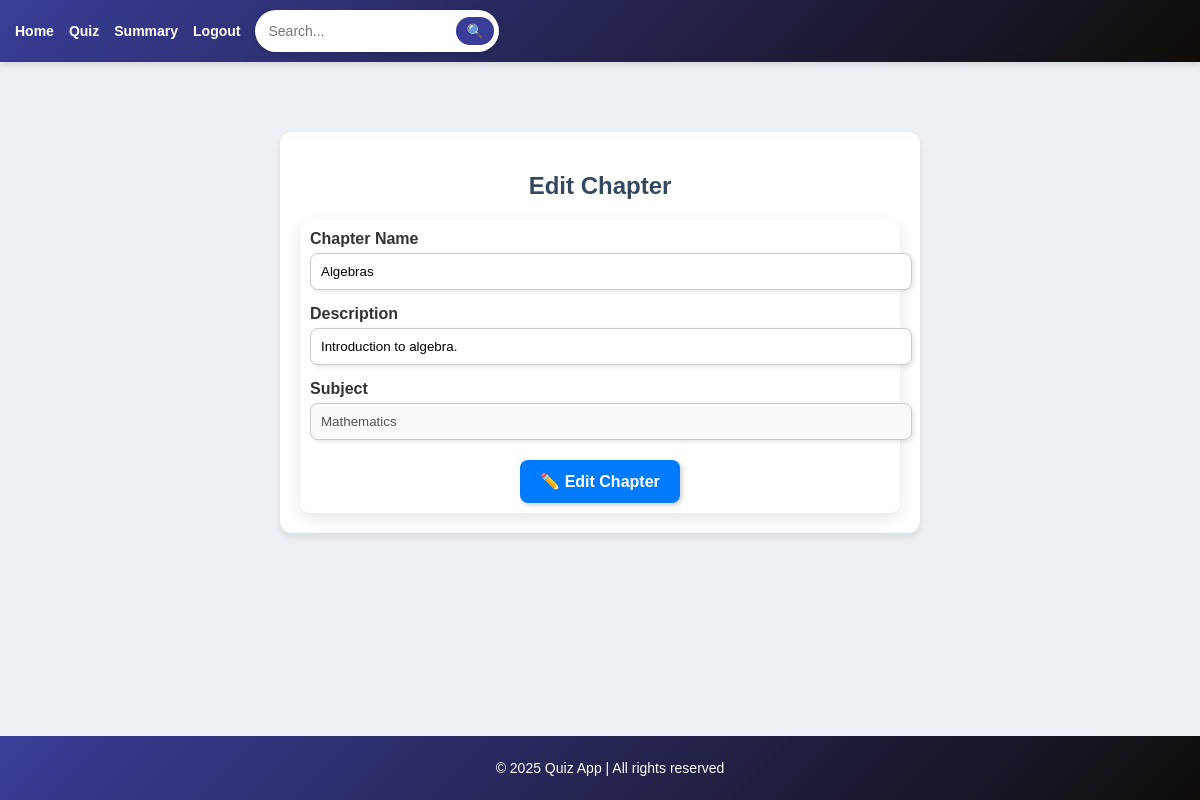
The app's page /chapter/1/edit (signed in), older data.
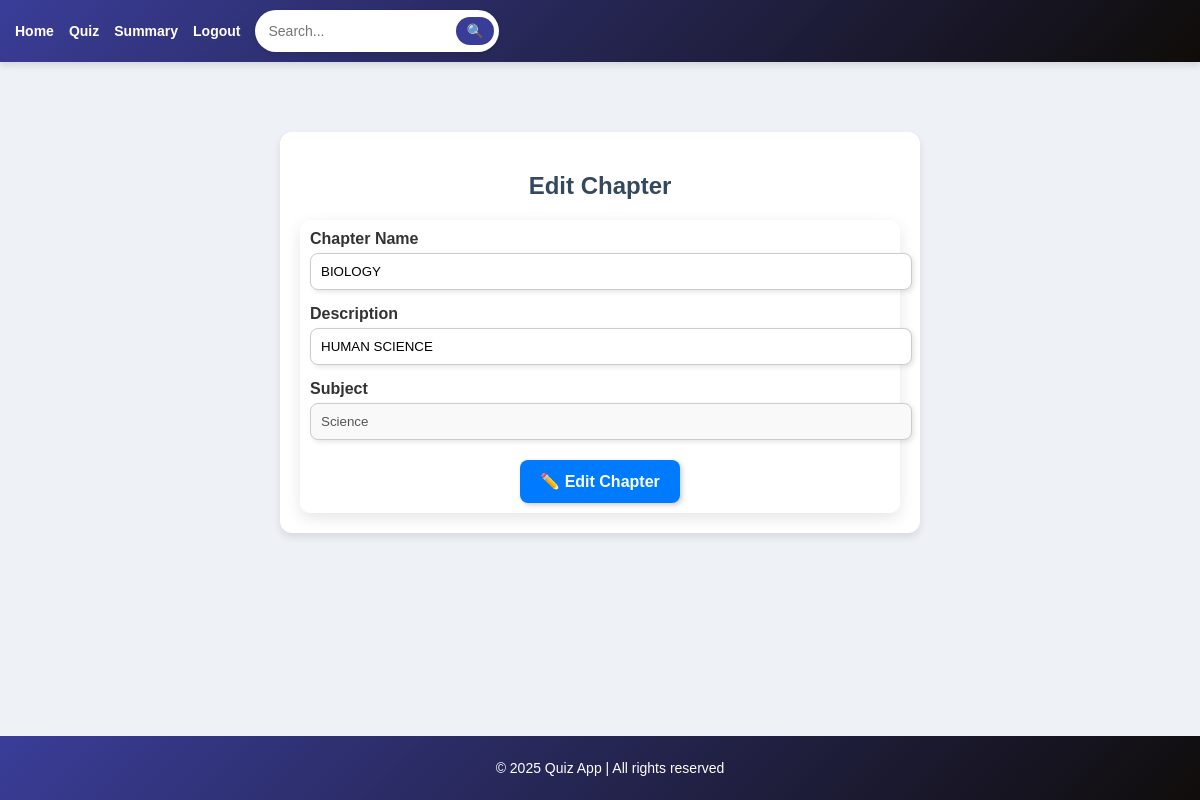
The same page, newer data.
### models.py (models this page shows, shortened)
class Chapter(db.Model):
    __tablename__ = 'chapters'
    id = db.Column(db.Integer, primary_key=True)
    chapter_name = db.Column(db.String(80), unique=True, nullable=False)
    description = db.Column(db.String(255), nullable=True)
    subject_id = db.Column(db.Integer, db.ForeignKey('subjects.id'), nullable=False)
    quizzes = db.relationship('Quiz', back_populates='chapter', cascade="all, delete-orphan", lazy=True)
    questions = db.relationship('Question', back_populates='chapter', cascade="all, delete-orphan", lazy=True)

class Subject(db.Model):
    __tablename__ = 'subjects'
    id = db.Column(db.Integer, primary_key=True)
    subject_name = db.Column(db.String(80), unique=True, nullable=False)
    description = db.Column(db.String(255), nullable=True)
    chapters = db.relationship('Chapter', backref='subject', cascade="all, delete-orphan", lazy=True)

### app.py (the view, shortened to what this page needs)
@app.route('/chapter/<int:chapter_id>/edit', methods=['GET', 'POST'])
@admin_required
def edit_chapter(chapter_id):
    chapter = Chapter.query.get_or_404(chapter_id)
    return render_template('edit_chapter.html', chapter=chapter)

### app.py (called while the page is built)
def admin_required(f):
    @wraps(f)
    def decorated_function(*args, **kwargs):
        if "user_id" not in session or session.get('user_role') != 'admin':
            flash("Unauthorized access!", "danger")
            return redirect(url_for("login"))
        return f(*args, **kwargs)
    return decorated_function

### templates/edit_chapter.html (shortened to what this page needs)
{% extends 'base.html' %}
{% block content %}
<div style="max-width: 600px; margin: 50px auto; background: #ffffff; padding: 20px; border-radius: 12px;
            box-shadow: 0 4px 8px rgba(0, 0, 0, 0.1); text-align: center;">
    <h2 style="color: #34495e; font-weight: bold;">Edit Chapter</h2>
    <form method="POST">
        <div style="margin-bottom: 15px; text-align: left;">
            <label style="font-weight: bold; display: block; margin-bottom: 5px;">Chapter Name</label>
            <input type="text" name="chapter_name" value="{{ chapter.chapter_name }}" required
                   style="width: 100%; padding: 10px; border: 1px solid #ccc; border-radius: 8px;
                          box-shadow: 2px 2px 5px rgba(0, 0, 0, 0.1);">
        </div>
        <div style="margin-bottom: 15px; text-align: left;">
            <label style="font-weight: bold; display: block; margin-bottom: 5px;">Description</label>
            <input type="text" name="chapter_description" value="{{ chapter.description }}"
                   style="width: 100%; padding: 10px; border: 1px solid #ccc; border-radius: 8px;
                          box-shadow: 2px 2px 5px rgba(0, 0, 0, 0.1);">
        </div>
        <div style="margin-bottom: 15px; text-align: left;">
            <label style="font-weight: bold; display: block; margin-bottom: 5px;">Subject</label>
            <input type="text" value="{{ chapter.subject.subject_name }}" disabled
                   style="width: 100%; padding: 10px; border: 1px solid #ccc; border-radius: 8px;
                          background: #f9f9f9; box-shadow: 2px 2px 5px rgba(0, 0, 0, 0.1);">
        </div>
        <div style="margin-top: 20px;">
            <button type="submit"
                    style="background: #007bff; color: white; border: none; padding: 12px 20px; border-radius: 8px;
                           cursor: pointer; box-shadow: 2px 2px 5px rgba(0, 0, 0, 0.2); font-size: 16px;">
                ✏️ Edit Chapter
            </button>
        </div>
    </form>
</div>
{% endblock %}

Row changes from the older to the newer data that the page shows:
changed Chapter: chapter_name "Algebras" → "BIOLOGY"; chapter_description "Introduction to algebra." → "HUMAN SCIENCE"
changed Subject: subject.subject_name "Mathematics" → "Science"
